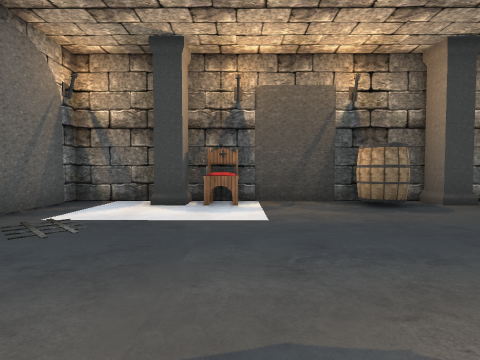
View 1 (above)

13 first-person views from a walk through a Unity game level. The camera is 1.2 m above the floor, tilts 2° down and sees 85° across. The floor is counted in squares, 2 m on a side. Each view is taken from the middle of a square. On the plan, view 1 faces up. The plan holds only what a view shows up to about 9 squares ahead; the rest is blank. The place goes on beyond the plan. Door leaves are left out, so doorways stand open. Some surface patterns are stand-ins.

View 2
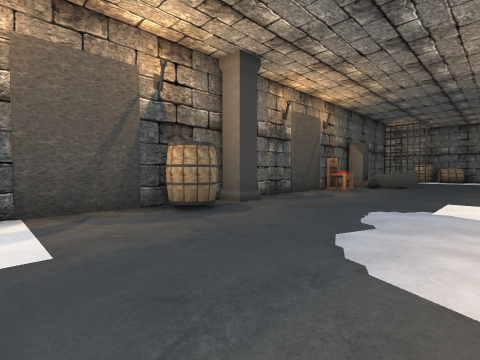

View 3
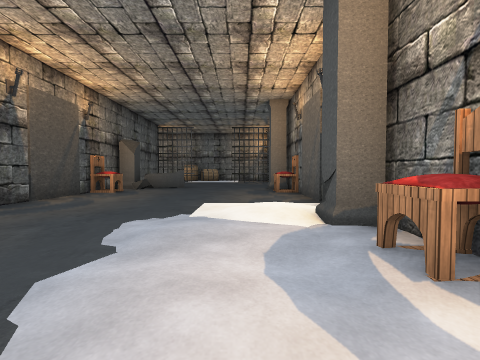

View 4
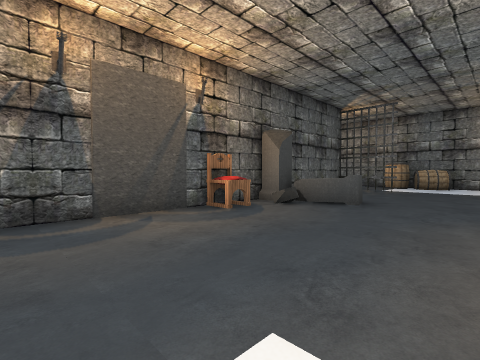

View 5
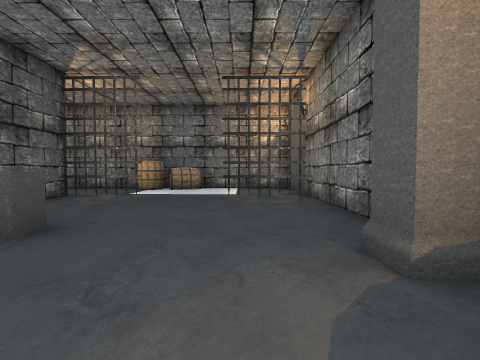

View 6
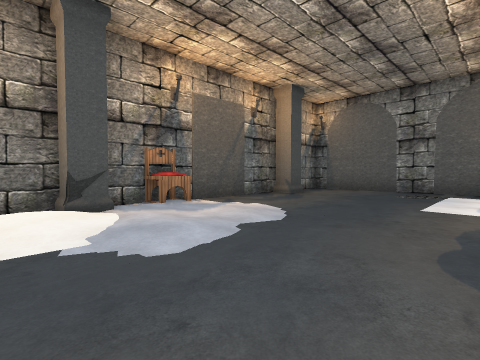

View 7
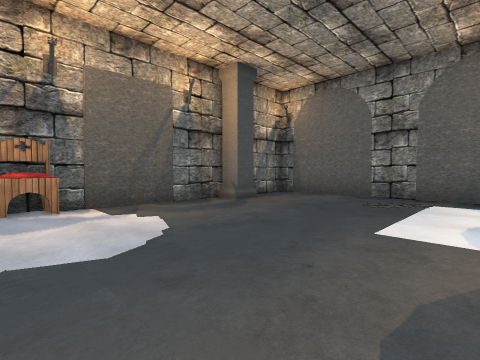

View 8
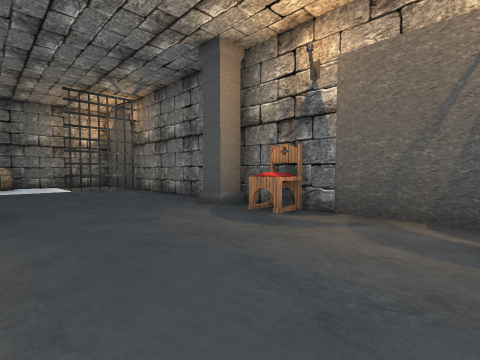

View 9
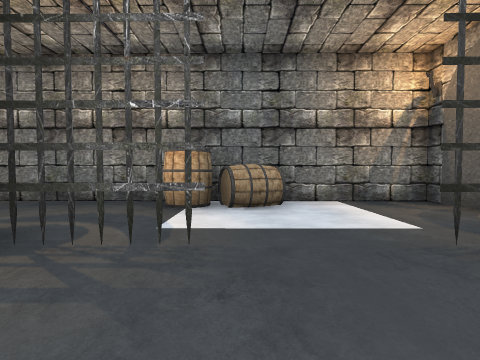

View 10
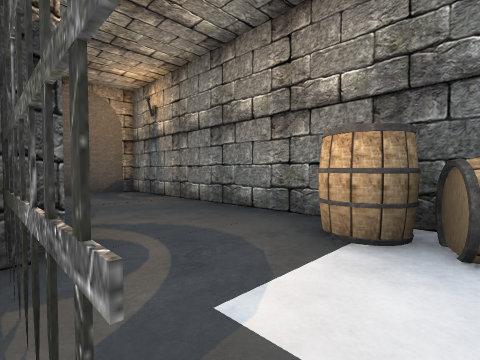

View 11
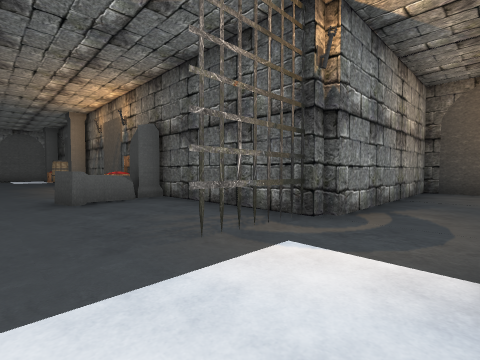

View 12
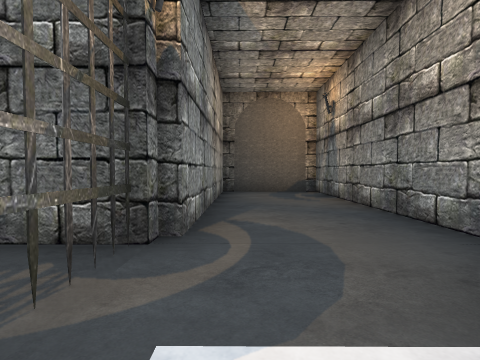

View 13
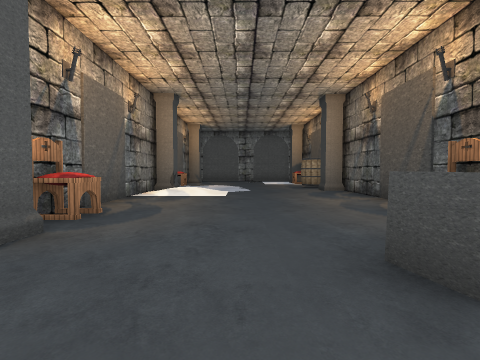

### Floor plan
Key: @ floor where view 1 was taken; # wall or solid block; . floor; / step, stairs or slope; D open door; P pillar; C chair; B barrel; O other object.
Columns run from 4 left of view 1 to 18 right of it. Each row starts with its distance up from view 1.
 11                   #####
 10                   #...#
  9                   #...#
  8                   #...#
  7                   #...#
  6 ###  ##  ##  ######...#
  5 #..PC.#BP.DDC.#..##...#
  4 #.............O...#..B
  3 #.............O.....BB
  2 #......./............ #
  1 #...... P/........#...#
  0 #..P@.C O ...CP...#...#
 -1 ######O##############

Positions as (right, up) in squares from view 1, and headings:
1: (0, 0), facing up
2: (0, 1), facing up-right
3: (1, 1), facing right
4: (5, 1), facing up-right
5: (8, 1), facing right
6: (5, 4), facing down-left
7: (3, 4), facing down-left
8: (6, 3), facing down-right
9: (12, 3), facing right
10: (14, 3), facing up-right
11: (16, 2), facing up-left
12: (15, 3), facing up
13: (12, 2), facing left
